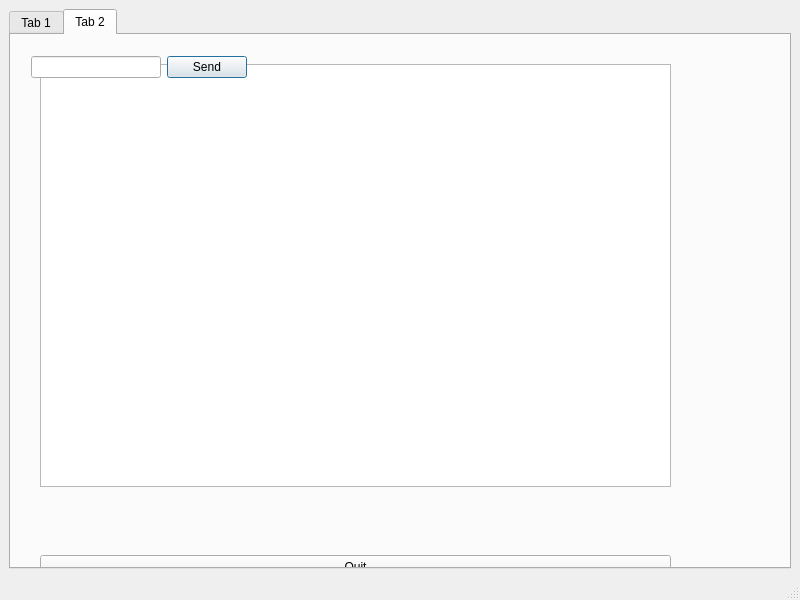
<?xml version="1.0" encoding="UTF-8"?>
<ui version="4.0">
 <class>Chat_another</class>
 <widget class="QMainWindow" name="Chat_another">
  <property name="geometry">
   <rect>
    <x>0</x>
    <y>0</y>
    <width>800</width>
    <height>600</height>
   </rect>
  </property>
  <property name="windowTitle">
   <string>BT MonCTL</string>
  </property>
  <widget class="QWidget" name="centralwidget">
   <layout class="QVBoxLayout" name="verticalLayout">
    <item>
     <widget class="QTabWidget" name="tabWidget">
      <property name="currentIndex">
       <number>1</number>
      </property>
      <widget class="QWidget" name="tab">
       <attribute name="title">
        <string>Tab 1</string>
       </attribute>
       <widget class="QWidget" name="">
        <property name="geometry">
         <rect>
          <x>10</x>
          <y>10</y>
          <width>258</width>
          <height>285</height>
         </rect>
        </property>
        <layout class="QVBoxLayout" name="verticalLayout_2">
         <item>
          <widget class="QTextBrowser" name="chat">
           <property name="focusPolicy">
            <enum>Qt::NoFocus</enum>
           </property>
          </widget>
         </item>
         <item>
          <layout class="QHBoxLayout" name="horizontalLayout_4">
           <item>
            <widget class="QLineEdit" name="sendText_3"/>
           </item>
           <item>
            <widget class="QPushButton" name="sendButton_3">
             <property name="text">
              <string>Send</string>
             </property>
             <property name="default">
              <bool>true</bool>
             </property>
            </widget>
           </item>
          </layout>
         </item>
         <item>
          <layout class="QHBoxLayout" name="horizontalLayout_6">
           <item>
            <spacer name="horizontalSpacer_2">
             <property name="orientation">
              <enum>Qt::Horizontal</enum>
             </property>
             <property name="sizeHint" stdset="0">
              <size>
               <width>40</width>
               <height>20</height>
              </size>
             </property>
            </spacer>
           </item>
           <item>
            <widget class="QPushButton" name="connectButton_2">
             <property name="text">
              <string>Connect</string>
             </property>
            </widget>
           </item>
          </layout>
         </item>
         <item>
          <widget class="QPushButton" name="quitButton">
           <property name="text">
            <string>Quit</string>
           </property>
          </widget>
         </item>
        </layout>
       </widget>
      </widget>
      <widget class="QWidget" name="tab_2">
       <attribute name="title">
        <string>Tab 2</string>
       </attribute>
       <widget class="QWidget" name="layoutWidget_4">
        <property name="geometry">
         <rect>
          <x>20</x>
          <y>20</y>
          <width>123</width>
          <height>25</height>
         </rect>
        </property>
        <layout class="QHBoxLayout" name="horizontalLayout_7">
         <item>
          <spacer name="horizontalSpacer_3">
           <property name="orientation">
            <enum>Qt::Horizontal</enum>
           </property>
           <property name="sizeHint" stdset="0">
            <size>
             <width>40</width>
             <height>20</height>
            </size>
           </property>
          </spacer>
         </item>
         <item>
          <widget class="QPushButton" name="connectButton_3">
           <property name="text">
            <string>Connect</string>
           </property>
          </widget>
         </item>
        </layout>
       </widget>
       <widget class="QTextBrowser" name="chat_3">
        <property name="geometry">
         <rect>
          <x>29</x>
          <y>29</y>
          <width>631</width>
          <height>423</height>
         </rect>
        </property>
        <property name="focusPolicy">
         <enum>Qt::NoFocus</enum>
        </property>
       </widget>
       <widget class="QPushButton" name="quitButton_2">
        <property name="geometry">
         <rect>
          <x>29</x>
          <y>520</y>
          <width>631</width>
          <height>23</height>
         </rect>
        </property>
        <property name="text">
         <string>Quit</string>
        </property>
       </widget>
       <widget class="QWidget" name="layoutWidget_5">
        <property name="geometry">
         <rect>
          <x>20</x>
          <y>20</y>
          <width>216</width>
          <height>25</height>
         </rect>
        </property>
        <layout class="QHBoxLayout" name="horizontalLayout_8">
         <item>
          <widget class="QLineEdit" name="sendText_5"/>
         </item>
         <item>
          <widget class="QPushButton" name="sendButton_5">
           <property name="text">
            <string>Send</string>
           </property>
           <property name="default">
            <bool>true</bool>
           </property>
          </widget>
         </item>
        </layout>
       </widget>
      </widget>
     </widget>
    </item>
   </layout>
  </widget>
  <widget class="QMenuBar" name="menubar">
   <property name="geometry">
    <rect>
     <x>0</x>
     <y>0</y>
     <width>800</width>
     <height>22</height>
    </rect>
   </property>
  </widget>
  <widget class="QStatusBar" name="statusbar"/>
 </widget>
 <resources/>
 <connections/>
</ui>
